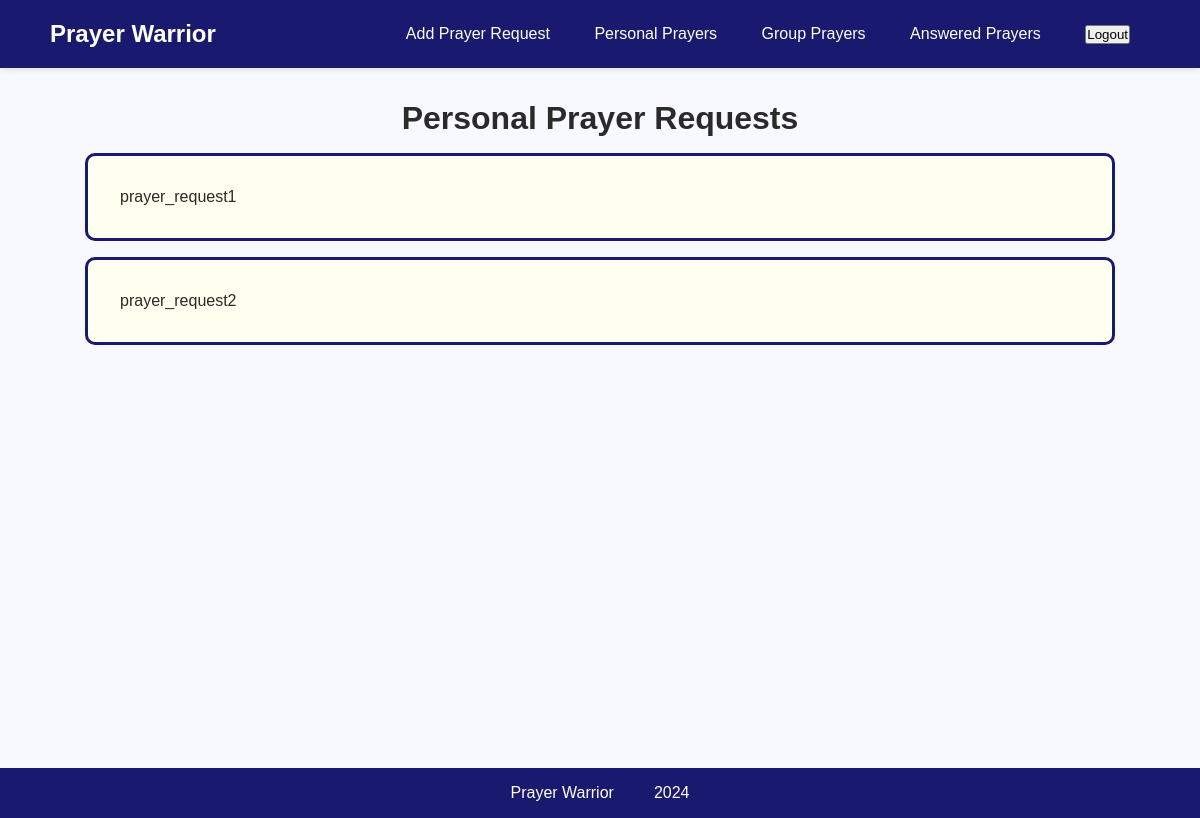
The page /app/personal-prayer/ (signed in) on the database as committed earlier.
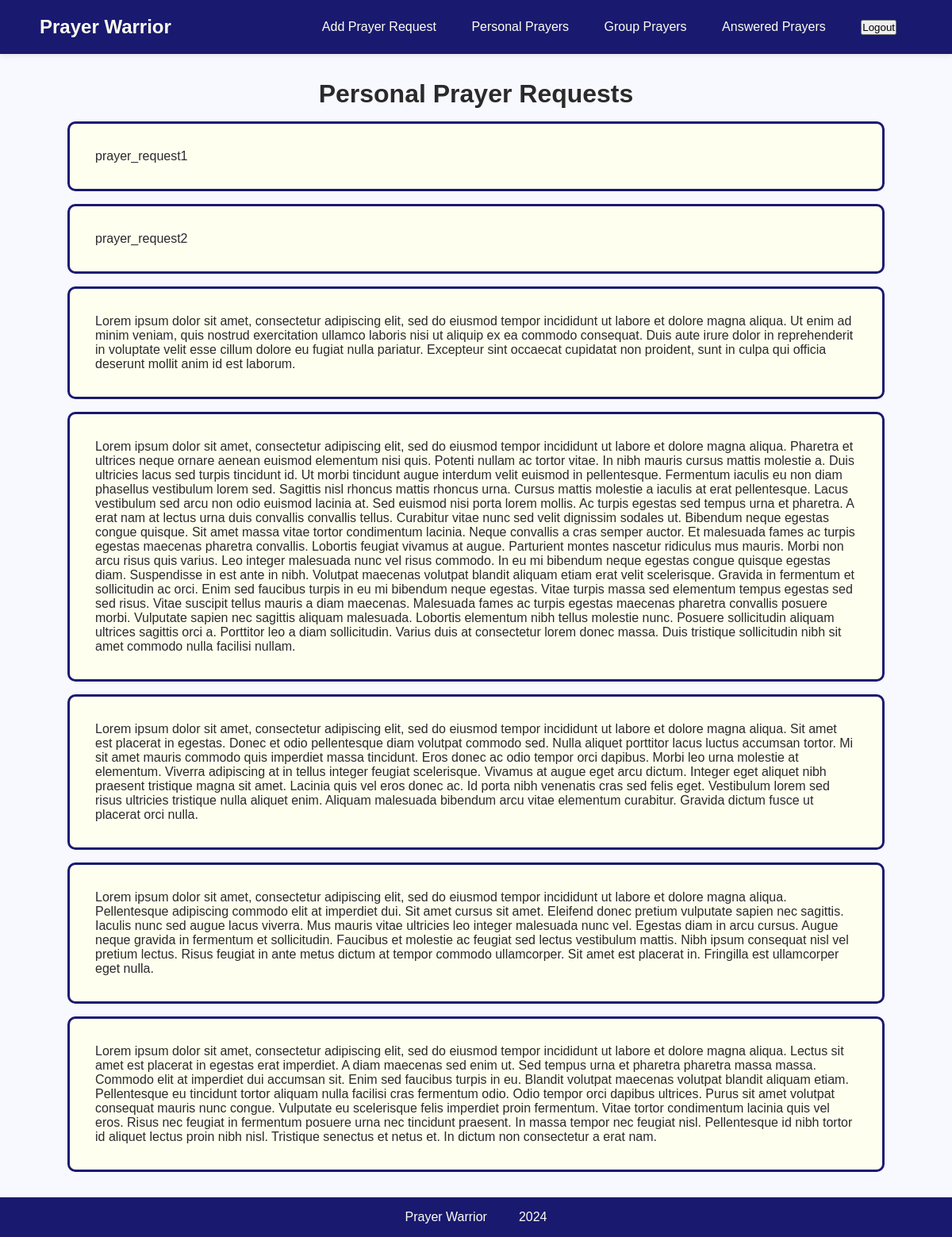
The same page on the database as committed later.
### app/models.py (models this page shows, shortened)
class PrayerRequest(models.Model):
    datetime = models.DateTimeField(auto_now_add=True)
    user = models.ForeignKey(User, on_delete=models.CASCADE)
    content = models.TextField()
    answered = models.BooleanField(default=False)

### app/views.py (the view)
# urls.py: path("personal-prayer/", views.PersonalPrayerView.as_view(), name="personal-prayer"),
class PersonalPrayerView(LoginRequiredMixin, generic.ListView):
    model = PrayerRequest
    login_url = reverse_lazy("login")
    template_name = "app/personal-prayer.html"
    def get_context_data(self, **kwargs):
        context = super().get_context_data(**kwargs)
        context["prayer_request_list"] = self.model.objects.filter(user=self.request.user)
        return context

### app/templates/app/personal-prayer.html
{% extends "app/navbar.html" %}
{% load static %}
{% block page-style %} <link rel="stylesheet" href="{% static 'app/personal-prayer.css' %}"> {% endblock %}
{% block content %}
<h1>Personal Prayer Requests</h1>
{% if prayer_request_list %}
    <ul class="flex-container">
    {% for prayer_request in prayer_request_list %}
        <li class="prayer-request">{{ prayer_request.content }}</li>
    {% endfor %}
    </ul>
{% else %}
    <p>No items</p>
{% endif %}
{% endblock %}

Rows that differ between the two databases and show on the page:
added PrayerRequest: content "Lorem ipsum dolor sit amet, consectetur adipiscing elit, sed do eiusmod tempor incididunt ut labore et dolore magna aliqua. Ut enim ad minim veniam, quis nostrud exercitation ullamco laboris nisi ut aliquip ex ea commodo consequat. Duis aute irure dolor in reprehenderit in voluptate velit esse cillum dolore eu fugiat nulla pariatur. Excepteur sint occaecat cupidatat non proident, sunt in culpa qui officia deserunt mollit anim id est laborum."
added PrayerRequest: content "Lorem ipsum dolor sit amet, consectetur adipiscing elit, sed do eiusmod tempor incididunt ut labore et dolore magna aliqua. Pharetra et ultrices neque ornare aenean euismod elementum nisi quis. Potenti nullam ac tortor vitae. In nibh mauris cursus mattis molestie a. Duis ultricies lacus sed turpis tincidunt id. Ut morbi tincidunt augue interdum velit euismod in pellentesque. Fermentum iaculis eu non diam phasellus vestibulum lorem sed. Sagittis nisl rhoncus mattis rhoncus urna. Cursus mattis molestie a iaculis at erat pellentesque. Lacus vestibulum sed arcu non odio euismod lacinia at. Sed euismod nisi porta lorem mollis. Ac turpis egestas sed tempus urna et pharetra. A erat nam at lectus…"
added PrayerRequest: content "Lorem ipsum dolor sit amet, consectetur adipiscing elit, sed do eiusmod tempor incididunt ut labore et dolore magna aliqua. Sit amet est placerat in egestas. Donec et odio pellentesque diam volutpat commodo sed. Nulla aliquet porttitor lacus luctus accumsan tortor. Mi sit amet mauris commodo quis imperdiet massa tincidunt. Eros donec ac odio tempor orci dapibus. Morbi leo urna molestie at elementum. Viverra adipiscing at in tellus integer feugiat scelerisque. Vivamus at augue eget arcu dictum. Integer eget aliquet nibh praesent tristique magna sit amet. Lacinia quis vel eros donec ac. Id porta nibh venenatis cras sed felis eget. Vestibulum lorem sed risus ultricies tristique nulla aliquet…"
added PrayerRequest: content "Lorem ipsum dolor sit amet, consectetur adipiscing elit, sed do eiusmod tempor incididunt ut labore et dolore magna aliqua. Pellentesque adipiscing commodo elit at imperdiet dui. Sit amet cursus sit amet. Eleifend donec pretium vulputate sapien nec sagittis. Iaculis nunc sed augue lacus viverra. Mus mauris vitae ultricies leo integer malesuada nunc vel. Egestas diam in arcu cursus. Augue neque gravida in fermentum et sollicitudin. Faucibus et molestie ac feugiat sed lectus vestibulum mattis. Nibh ipsum consequat nisl vel pretium lectus. Risus feugiat in ante metus dictum at tempor commodo ullamcorper. Sit amet est placerat in. Fringilla est ullamcorper eget nulla."
added PrayerRequest: content "Lorem ipsum dolor sit amet, consectetur adipiscing elit, sed do eiusmod tempor incididunt ut labore et dolore magna aliqua. Lectus sit amet est placerat in egestas erat imperdiet. A diam maecenas sed enim ut. Sed tempus urna et pharetra pharetra massa massa. Commodo elit at imperdiet dui accumsan sit. Enim sed faucibus turpis in eu. Blandit volutpat maecenas volutpat blandit aliquam etiam. Pellentesque eu tincidunt tortor aliquam nulla facilisi cras fermentum odio. Odio tempor orci dapibus ultrices. Purus sit amet volutpat consequat mauris nunc congue. Vulputate eu scelerisque felis imperdiet proin fermentum. Vitae tortor condimentum lacinia quis vel eros. Risus nec feugiat in fermentum…"
